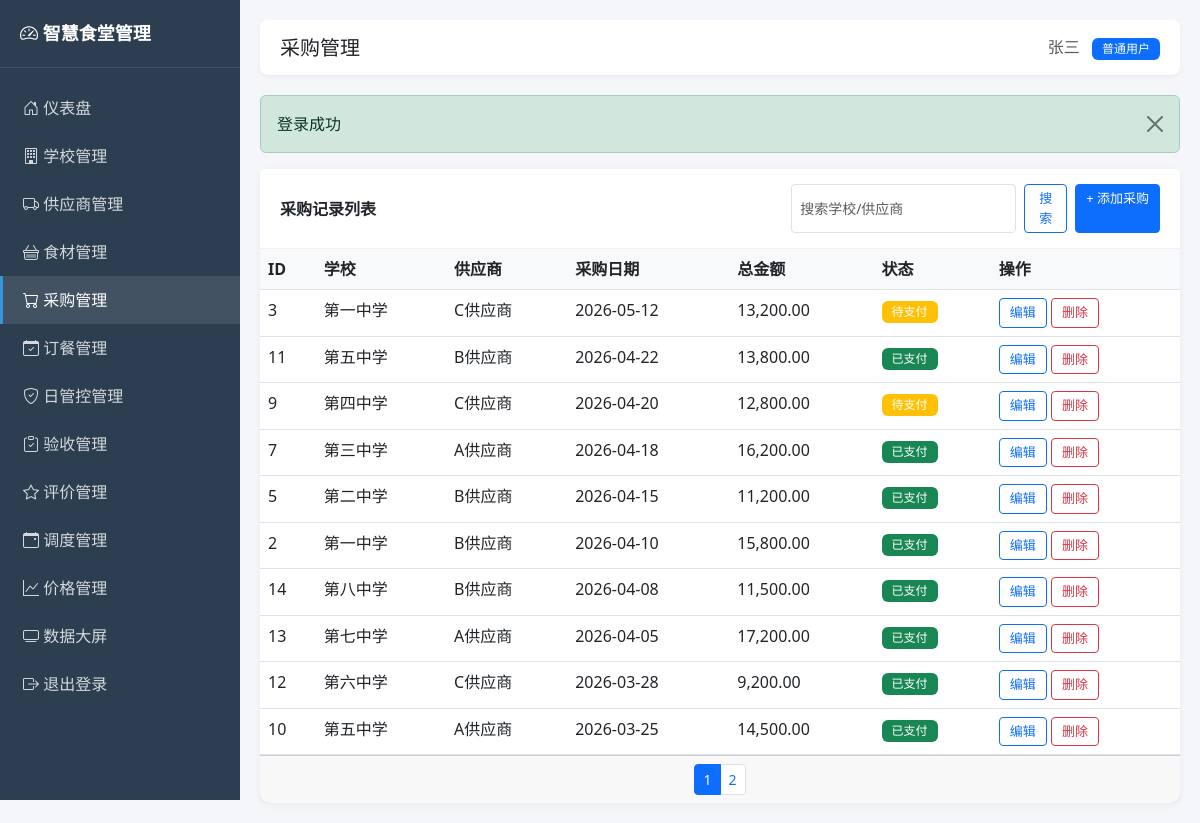
Page /admin/purchases.php (signed in) on the committed database.
### tables this page shows
CREATE TABLE users (
    id INT UNSIGNED AUTO_INCREMENT PRIMARY KEY COMMENT '用户ID',
    username VARCHAR(50) NOT NULL UNIQUE COMMENT '登录用户名',
    password VARCHAR(64) NOT NULL COMMENT 'MD5加密密码',
    real_name VARCHAR(50) NOT NULL COMMENT '真实姓名',
    role TINYINT UNSIGNED NOT NULL DEFAULT 1 COMMENT '角色：0管理员 1普通用户',
    status TINYINT UNSIGNED NOT NULL DEFAULT 1 COMMENT '状态：0禁用 1启用',
    created_at DATETIME DEFAULT CURRENT_TIMESTAMP COMMENT '创建时间',
    updated_at DATETIME DEFAULT CURRENT_TIMESTAMP ON UPDATE CURRENT_TIMESTAMP COMMENT '更新时间',
    INDEX idx_status (status)
);

CREATE TABLE purchases (
    id INT UNSIGNED AUTO_INCREMENT PRIMARY KEY COMMENT '采购ID',
    school_id INT UNSIGNED NOT NULL COMMENT '学校ID',
    supplier_id INT UNSIGNED DEFAULT NULL COMMENT '供应商ID',
    purchase_date DATE NOT NULL COMMENT '采购日期',
    total_amount DECIMAL(12,2) DEFAULT 0.00 COMMENT '采购总金额(元)',
    status TINYINT UNSIGNED DEFAULT 1 COMMENT '状态：0待支付 1已支付',
    remark VARCHAR(500) DEFAULT NULL COMMENT '备注',
    created_at DATETIME DEFAULT CURRENT_TIMESTAMP COMMENT '创建时间',
    updated_at DATETIME DEFAULT CURRENT_TIMESTAMP ON UPDATE CURRENT_TIMESTAMP COMMENT '更新时间',
    INDEX idx_school_date (school_id, purchase_date),
    CONSTRAINT fk_purchases_school
        FOREIGN KEY (school_id) REFERENCES schools(id)
        ON DELETE RESTRICT ON UPDATE CASCADE,
    CONSTRAINT fk_purchases_supplier
        FOREIGN KEY (supplier_id) REFERENCES suppliers(id)
        ON DELETE SET NULL ON UPDATE CASCADE
);

CREATE TABLE schools (
    id INT UNSIGNED AUTO_INCREMENT PRIMARY KEY COMMENT '学校ID',
    school_name VARCHAR(100) NOT NULL COMMENT '学校名称',
    region VARCHAR(50) NOT NULL COMMENT '所属区域/县区',
    address VARCHAR(200) DEFAULT NULL COMMENT '详细地址',
    contact_person VARCHAR(50) DEFAULT NULL COMMENT '联系人',
    contact_phone VARCHAR(20) DEFAULT NULL COMMENT '联系电话',
    student_count INT UNSIGNED DEFAULT 0 COMMENT '学生人数',
    teacher_count INT UNSIGNED DEFAULT 0 COMMENT '教师人数',
    created_at DATETIME DEFAULT CURRENT_TIMESTAMP COMMENT '创建时间',
    updated_at DATETIME DEFAULT CURRENT_TIMESTAMP ON UPDATE CURRENT_TIMESTAMP COMMENT '更新时间',
    INDEX idx_region (region)
);

CREATE TABLE suppliers (
    id INT UNSIGNED AUTO_INCREMENT PRIMARY KEY COMMENT '供应商ID',
    supplier_name VARCHAR(100) NOT NULL COMMENT '供应商名称',
    contact_person VARCHAR(50) DEFAULT NULL COMMENT '联系人',
    contact_phone VARCHAR(20) DEFAULT NULL COMMENT '联系电话',
    address VARCHAR(200) DEFAULT NULL COMMENT '地址',
    score DECIMAL(4,2) DEFAULT 0.00 COMMENT '综合评分(0-100)',
    grade VARCHAR(10) DEFAULT NULL COMMENT '评级 A/B/C/D/E',
    status TINYINT UNSIGNED DEFAULT 1 COMMENT '状态：0停用 1合作中',
    created_at DATETIME DEFAULT CURRENT_TIMESTAMP COMMENT '创建时间',
    updated_at DATETIME DEFAULT CURRENT_TIMESTAMP ON UPDATE CURRENT_TIMESTAMP COMMENT '更新时间',
    INDEX idx_status (status)
);

### admin/purchases.php (the view, shortened to what the rows shown need)
<?php
require_once __DIR__ . '/../includes/auth.php';
$action = input('action', 'list');
$id = intval(input('id', 0));
$schools = queryAll("SELECT id, school_name FROM schools ORDER BY id");
$suppliers = queryAll("SELECT id, supplier_name FROM suppliers WHERE status = 1 ORDER BY id");
$ingredients = queryAll("SELECT i.id, i.ingredient_name, i.unit, c.category_name FROM ingredients i LEFT JOIN ingredient_categories c ON i.category_id = c.id ORDER BY i.id");
$editData = null;
$editItems = [];
$page = intval(input('page', 1));
$where = "WHERE 1=1";
$params = [];
$total = queryOne("SELECT COUNT(*) as c FROM purchases p LEFT JOIN schools s ON p.school_id = s.id LEFT JOIN suppliers sp ON p.supplier_id = sp.id $where", $params)['c'];
$pager = paginate($total, $page, 10);
$list = queryAll("SELECT p.*, s.school_name, sp.supplier_name FROM purchases p LEFT JOIN schools s ON p.school_id = s.id LEFT JOIN suppliers sp ON p.supplier_id = sp.id $where ORDER BY p.purchase_date DESC LIMIT {$pager['limit']} OFFSET {$pager['offset']}", $params);
include 'header.php';
?>
<?php if ($action == 'add' || $action == 'edit'): ?>
<div class="card">
    <div class="card-header"><?php echo $action == 'edit' ? '编辑采购记录' : '添加采购记录'; ?></div>
    <div class="card-body">
        <form method="post" class="row g-3" id="purchaseForm">
            <input type="hidden" name="id" value="<?php echo $id; ?>">
            <div class="col-md-4"><label class="form-label">学校 *</label>
                <select name="school_id" class="form-select" required>
                    <option value="">请选择</option>
                    <?php foreach ($schools as $s): ?>
                    <option value="<?php echo $s['id']; ?>" <?php echo ($editData['school_id'] ?? 0) == $s['id'] ? 'selected' : ''; ?>><?php echo e($s['school_name']); ?></option>
                    <?php endforeach; ?>
                </select>
            </div>
            <div class="col-md-4"><label class="form-label">供应商</label>
                <select name="supplier_id" class="form-select">
                    <option value="">请选择</option>
                    <?php foreach ($suppliers as $sp): ?>
                    <option value="<?php echo $sp['id']; ?>" <?php echo ($editData['supplier_id'] ?? 0) == $sp['id'] ? 'selected' : ''; ?>><?php echo e($sp['supplier_name']); ?></option>
                    <?php endforeach; ?>
                </select>
            </div>
            <div class="col-md-4"><label class="form-label">采购日期 *</label><input type="date" name="purchase_date" class="form-control" value="<?php echo e($editData['purchase_date'] ?? date('Y-m-d')); ?>" required></div>
            <div class="col-md-4"><label class="form-label">状态</label>
                <select name="status" class="form-select">
                    <option value="0" <?php echo ($editData['status'] ?? 1) == 0 ? 'selected' : ''; ?>>待支付</option>
                    <option value="1" <?php echo ($editData['status'] ?? 1) == 1 ? 'selected' : ''; ?>>已支付</option>
                </select>
            </div>
            <div class="col-md-8"><label class="form-label">备注</label><input type="text" name="remark" class="form-control" value="<?php echo e($editData['remark'] ?? ''); ?>"></div>
            <div class="col-12">
                <label class="form-label">采购明细</label>
                <table class="table table-bordered" id="itemsTable">
                    <thead><tr><th>食材</th><th>数量</th><th>单价</th><th>金额</th><th></th></tr></thead>
                    <tbody>
                        <?php if ($editItems): foreach ($editItems as $idx => $ei): ?>
                        <tr>
                            <td>
                                <select name="items[<?php echo $idx; ?>][ingredient_id]" class="form-select" required>
                                    <option value="">请选择</option>
                                    <?php foreach ($ingredients as $ing): ?>
                                    <option value="<?php echo $ing['id']; ?>" <?php echo $ei['ingredient_id'] == $ing['id'] ? 'selected' : ''; ?>><?php echo e($ing['ingredient_name']); ?> (<?php echo e($ing['unit']); ?>)</option>
                                    <?php endforeach; ?>
                                </select>
                            </td>
                            <td><input type="number" step="0.01" name="items[<?php echo $idx; ?>][quantity]" class="form-control qty" value="<?php echo $ei['quantity']; ?>" required></td>
                            <td><input type="number" step="0.01" name="items[<?php echo $idx; ?>][unit_price]" class="form-control price" value="<?php echo $ei['unit_price']; ?>" required></td>
                            <td><input type="text" class="form-control amt" value="<?php echo number_format($ei['amount'], 2); ?>" readonly></td>
                            <td><button type="button" class="btn btn-sm btn-outline-danger" onclick="this.closest('tr').remove()">删除</button></td>
                        </tr>
                        <?php endforeach; else: ?>
                        <tr>
                            <td>
                                <select name="items[0][ingredient_id]" class="form-select" required>
                                    <option value="">请选择</option>
                                    <?php foreach ($ingredients as $ing): ?>
                                    <option value="<?php echo $ing['id']; ?>"><?php echo e($ing['ingredient_name']); ?> (<?php echo e($ing['unit']); ?>)</option>
                                    <?php endforeach; ?>
                                </select>
                            </td>
                            <td><input type="number" step="0.01" name="items[0][quantity]" class="form-control qty" required></td>
                            <td><input type="number" step="0.01" name="items[0][unit_price]" class="form-control price" required></td>
                            <td><input type="text" class="form-control amt" readonly></td>
                            <td><button type="button" class="btn btn-sm btn-outline-danger" onclick="this.closest('tr').remove()">删除</button></td>
                        </tr>
                        <?php endif; ?>
                    </tbody>
                </table>
                <button type="button" class="btn btn-sm btn-outline-primary" onclick="addItem()">+ 添加明细</button>
            </div>
            <div class="col-12">
                <button type="submit" class="btn btn-primary">保存</button>
                <a href="purchases.php" class="btn btn-secondary">返回</a>
            </div>
        </form>
    </div>
</div>
<script>
let itemIdx = <?php echo count($editItems) ?: 1; ?>;
const ingredientOptions = `<?php foreach ($ingredients as $ing): ?><option value="<?php echo $ing['id']; ?>"><?php echo e($ing['ingredient_name']); ?> (<?php echo e($ing['unit']); ?>)</option><?php endforeach; ?>`;
function addItem() {
    const tbody = document.querySelector('#itemsTable tbody');
    const tr = document.createElement('tr');
    tr.innerHTML = `<td><select name="items[${itemIdx}][ingredient_id]" class="form-select" required><option value="">请选择</option>` + ingredientOptions + `</select></td><td><input type="number" step="0.01" name="items[${itemIdx}][quantity]" class="form-control qty" required></td><td><input type="number" step="0.01" name="items[${itemIdx}][unit_price]" class="form-control price" required></td><td><input type="text" class="form-control amt" readonly></td><td><button type="button" class="btn btn-sm btn-outline-danger" onclick="this.closest('tr').remove()">删除</button></td>`;
    tbody.appendChild(tr);
    itemIdx++;
    bindCalc();
}
function bindCalc() {
    document.querySelectorAll('#itemsTable tbody tr').forEach(tr => {
        const calc = () => {
            const qty = parseFloat(tr.querySelector('.qty').value) || 0;
            const price = parseFloat(tr.querySelector('.price').value) || 0;
            tr.querySelector('.amt').value = (qty * price).toFixed(2);
        };
        tr.querySelector('.qty').addEventListener('input', calc);
        tr.querySelector('.price').addEventListener('input', calc);
    });
}
bindCalc();
</script>
<?php else: ?>
<div class="card">
    <div class="card-body p-0">
        <table class="table table-hover mb-0">
            <thead><tr><th>ID</th><th>学校</th><th>供应商</th><th>采购日期</th><th>总金额</th><th>状态</th><th>操作</th></tr></thead>
            <tbody>
            <?php foreach ($list as $item): ?>
                <tr>
                    <td><?php echo $item['id']; ?></td>
                    <td><?php echo e($item['school_name']); ?></td>
                    <td><?php echo e($item['supplier_name'] ?? '-'); ?></td>
                    <td><?php echo e($item['purchase_date']); ?></td>
                    <td><?php echo number_format($item['total_amount'], 2); ?></td>
                    <td><span class="badge bg-<?php echo $item['status'] ? 'success' : 'warning'; ?>"><?php echo $item['status'] ? '已支付' : '待支付'; ?></span></td>
                    <td>
                        <a href="purchases.php?action=edit&id=<?php echo $item['id']; ?>" class="btn btn-sm btn-outline-primary">编辑</a>
                        <a href="purchases.php?action=delete&id=<?php echo $item['id']; ?>" class="btn btn-sm btn-outline-danger btn-delete">删除</a>
                    </td>
                </tr>
            <?php endforeach; ?>
            </tbody>
        </table>
    </div>
</div>
<?php endif; ?>
<?php include 'footer.php'; ?>

### admin/header.php (shortened to what the rows shown need)
<?php
require_once __DIR__ . '/../includes/auth.php';
$user = currentUser();
?>
<!DOCTYPE html>
<html lang="zh-CN">
<head>
    <link href="https://cdn.jsdelivr.net/npm/bootstrap@5.3.0/dist/css/bootstrap.min.css" rel="stylesheet">
    <link rel="stylesheet" href="https://cdn.jsdelivr.net/npm/bootstrap-icons@1.10.0/font/bootstrap-icons.css">
</head>
<body>
        <?php if (isAdmin()): ?>
        <a class="nav-link <?php echo $activeMenu == 'users' ? 'active' : ''; ?>" href="users.php"><i class="bi bi-people"></i> 用户管理</a>
        <?php endif; ?>
<div class="main-content">
    <div class="topbar">
        <div>
            <span class="text-muted"><?php echo e($user['real_name']); ?></span>
            <span class="badge bg-<?php echo $user['role'] == 0 ? 'danger' : 'primary'; ?> ms-2"><?php echo $user['role'] == 0 ? '管理员' : '普通用户'; ?></span>
        </div>
    </div>

### rows in the picture
users: real_name "张三"
purchases: id "3", school.school_name "第一中学", supplier.supplier_name "C供应商", purchase_date "2026-05-12", total_amount "13,200.00", status "待支付"
purchases: id "11", school.school_name "第五中学", supplier.supplier_name "B供应商", purchase_date "2026-04-22", total_amount "13,800.00", status "已支付"
purchases: id "9", school.school_name "第四中学", supplier.supplier_name "C供应商", purchase_date "2026-04-20", total_amount "12,800.00", status "待支付"
purchases: id "7", school.school_name "第三中学", supplier.supplier_name "A供应商", purchase_date "2026-04-18", total_amount "16,200.00", status "已支付"
purchases: id "5", school.school_name "第二中学", supplier.supplier_name "B供应商", purchase_date "2026-04-15", total_amount "11,200.00", status "已支付"
purchases: id "2", school.school_name "第一中学", supplier.supplier_name "B供应商", purchase_date "2026-04-10", total_amount "15,800.00", status "已支付"
purchases: id "14", school.school_name "第八中学", supplier.supplier_name "B供应商", purchase_date "2026-04-08", total_amount "11,500.00", status "已支付"
purchases: id "13", school.school_name "第七中学", supplier.supplier_name "A供应商", purchase_date "2026-04-05", total_amount "17,200.00", status "已支付"
purchases: id "12", school.school_name "第六中学", supplier.supplier_name "C供应商", purchase_date "2026-03-28", total_amount "9,200.00", status "已支付"
purchases: id "10", school.school_name "第五中学", supplier.supplier_name "A供应商", purchase_date "2026-03-25", total_amount "14,500.00", status "已支付"

### other values in the picture
$pageTitle "采购管理"
$flash['message'] "登录成功"
